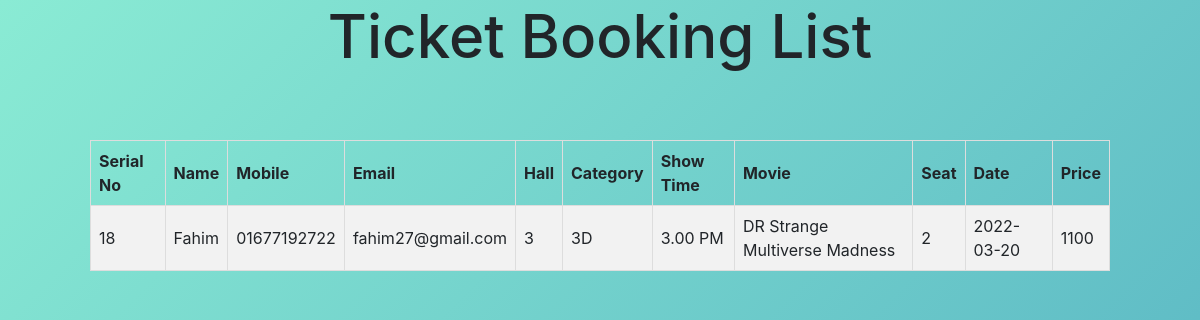
The page /Booking/index.php on the database its author committed.
### tables this page shows
CREATE TABLE `ticket` (
  `customer_id` int(11) NOT NULL,
  `customer_name` varchar(255) NOT NULL,
  `mobile` varchar(255) NOT NULL,
  `email` varchar(255) NOT NULL,
  `hall` int(11) NOT NULL,
  `category` varchar(50) NOT NULL,
  `show_time` varchar(50) NOT NULL,
  `movie` text NOT NULL,
  `seat` int(11) NOT NULL,
  `p_date` date NOT NULL,
  `price` int(11) NOT NULL
);

### Booking/index.php (the view, shortened to what this page needs)
<!DOCTYPE html>
<html lang="en">
<head>
    <link rel="stylesheet" href="https://cdn.jsdelivr.net/npm/bootstrap@4.6.1/dist/css/bootstrap.min.css">
<link rel="stylesheet" href="style.css">
</head>
<body>
<h6 style="text-align: center;font-size: 60px;">Ticket Booking List</h6>
    <div class="container" style="overflow-x: auto;padding: 5%" >
	<?php
        $servername = "localhost";
        $username = "root";
        $password = "";
        $dbname = "movie";
        $conn = mysqli_connect($servername, $username, $password, $dbname);
        $sql2="SELECT * FROM ticket ";
        $res=mysqli_query($conn,$sql2);
        echo "<table border='3'>";
        echo "<tr>";
        echo "<th>Serial No</th><th>Name</th><th>Mobile</th><th>Email</th><th>Hall</th><th>Category</th><th>Show Time</th><th>Movie</th><th>Seat</th> <th>Date</th><th>Price</th>";
        echo "</tr>";
    if (mysqli_num_rows($res) > 0)
    {
         while($row = mysqli_fetch_assoc($res))
         {
             echo "<tr>";
             echo "<td>" . $row['customer_id'] . "</td>";
             echo "<td>" . $row['customer_name'] . "</td>";
             echo "<td>" . $row['mobile'] . "</td>";
             echo "<td>" . $row['email'] . "</td>";
             echo "<td>" . $row['hall'] . "</td>";
             echo "<td>" . $row['category'] . "</td>";
             echo "<td>" . $row['show_time'] . "</td>";
             echo "<td>" . $row['movie'] . "</td>";
             echo "<td>" . $row['seat'] . "</td>";
             echo "<td>" . $row['p_date'] . "</td>";
             echo "<td>" . $row['price'] . "</td>";
             echo "</tr>";
         }
    }
    else
    {
        echo "0 results";
    }
    echo "</table>";
  ?>
	</div>
</body>
</html>

### Booking/style.css (style rules this page uses)
body { background: linear-gradient(-45deg, #1c1b6e, #d8d0d3, #409abb, #8aebd4); background-size: 400% 400%; animation: gradient 15s ease infinite; height: 100vh; }
table { border-collapse: collapse; border-spacing: 0; width: 100%; border: 1px solid #ddd; }
th, td { text-align: left; padding: 8px; }
tr:nth-child(even) { background-color: #f2f2f2 }

### rows shown on the page
ticket: customer_id "18", customer_name "Fahim", mobile "01677192722", email "fahim27@gmail.com", hall "3", category "3D", show_time "3.00 PM", movie "DR Strange Multiverse Madness", seat "2", p_date "2022-03-20", price "1100"
